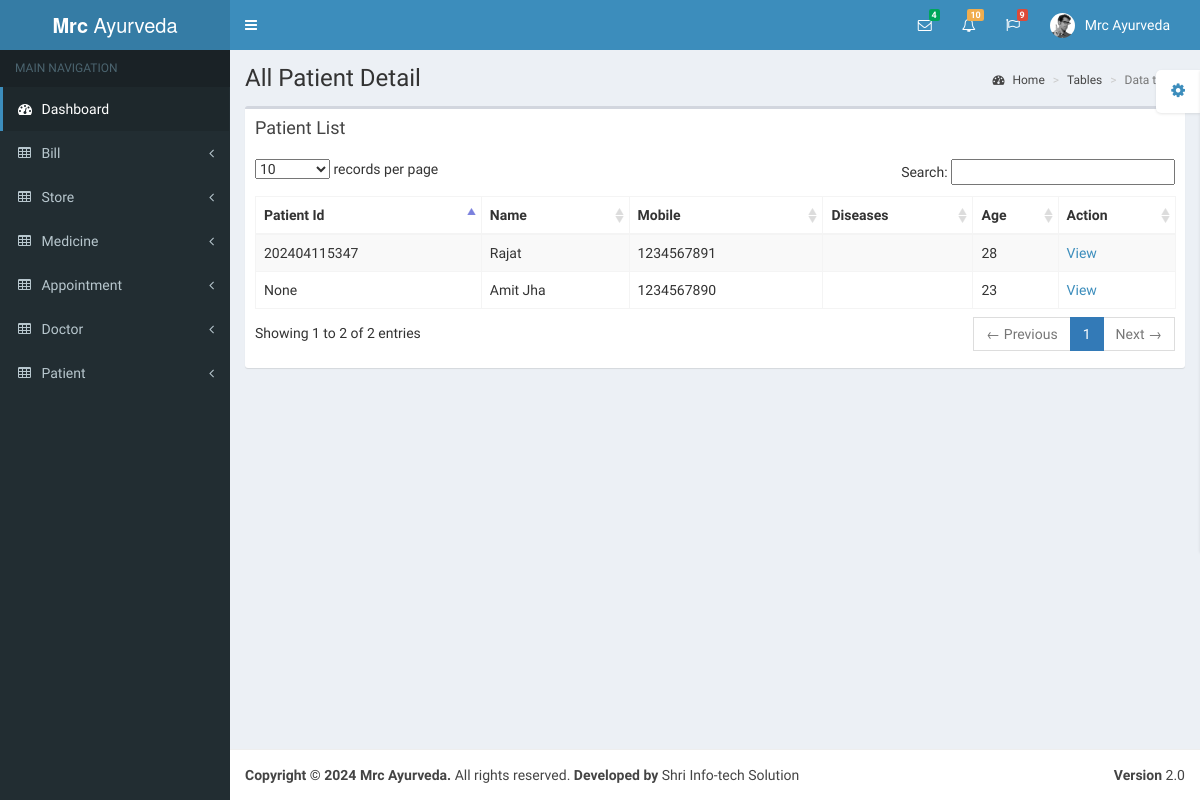
Page /patient/patient_list/ on the earlier database version.
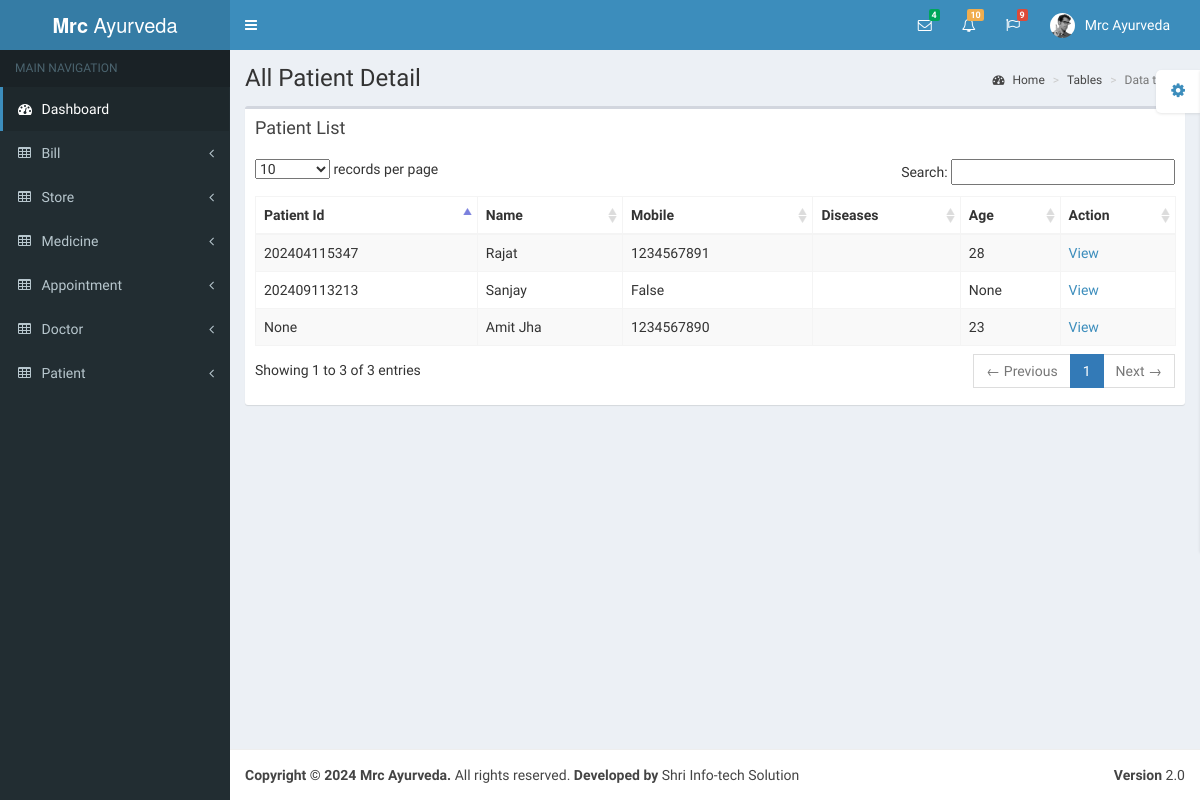
Same page on the later database version.
### patient/models.py (models this page shows, shortened)
class Patient(models.Model):
    user = models.ForeignKey(User, on_delete=models.PROTECT, null=True)
    patient_code = models.CharField(max_length=20, null=True, blank=True)
    patient_age = models.IntegerField(null=True, blank=True)
    created_at = models.DateTimeField(auto_now_add=True)
    updated_at = models.DateTimeField(auto_now=True, null=True, blank=True)
    class Meta:
        db_table = 'patient'

### account/models.py (models this page shows, shortened)
class User(AbstractUser):
    username = models.CharField(max_length=500, unique=True, null=True)
    email = models.EmailField(unique=True, null=True)
    mobile = models.CharField(max_length=20, null=True)
    phone = models.CharField(max_length=20, null=True)
    address = models.TextField(null=True)
    is_staff = models.BooleanField(default=False)
    is_active = models.BooleanField(default=True)
    created_at = models.DateTimeField(auto_now_add=True)
    class Meta:
        db_table = 'user'

### patient/views.py (the view)
# urls.py: path('patient_list/', views.patient_list, name='patient_list'),
def patient_list(request):
    patient = Patient.objects.all()
    context = {
        'patient': patient
    }
    return render(request, 'patient_list.html', context)

### patient/templates/patient_list.html (shortened to what this page needs)
{% extends 'base.html' %}
{% block content %}
<div class="wrapper">
    <div class="content-wrapper">
        <section class="content-header">
            <h1>
                All Patient Detail
            </h1>
            <ol class="breadcrumb">
                <li><a href="/"><i class="fa fa-dashboard"></i> Home</a></li>
                <li><a href="/">Tables</a></li>
                <li class="active">Data tables</li>
            </ol>
        </section>
        <section class="content">
            <div class="row">
                <div class="col-xs-12">
                    <div class="box">
                        <div class="box-header">
                            <h3 class="box-title">Patient List</h3>
                        </div>
                        <div class="box-body">
                            <table id="example1" class="table table-bordered table-striped">
                                <thead>
                                <tr>
                                    <th>Patient Id</th>
                                    <th>Name</th>
                                    <th>Mobile</th>
                                    <th>Diseases</th>
                                    <th>Age</th>
                                    <th>Action</th>
                                </tr>
                                </thead>
                                <tbody>
                                {% for i in patient %}
                                <tr>
                                    <td>{{i.patient_code}}</td>
                                    <td>{{i.user.username|title}}</td>
                                    <td>{{i.user.mobile}}</td>
                                    <td>{{i.patient_diseases|title}}</td>
                                    <td>{{i.patient_age}}</td>
                                    <td><a href="/patient/patient_detail/{{i.id}}/">View</a></td>
                                </tr>
                                {% endfor %}
                                </tbody>
                            </table>
                        </div>
                    </div>
                </div>
            </div>
        </section>
    </div>
</div>
{% endblock content %}

Differences in the rows shown:
added Patient: patient_code "202409113213", user.username "Sanjay", user.mobile "False", patient_age "None"
Other differences:
text written by a page script: "records per page Search: Showing 1 to 2 of 2 entries ← Previous 1 Next →" → "records per page Search: Showing 1 to 3 of 3 entries ← Previous 1 Next →"
